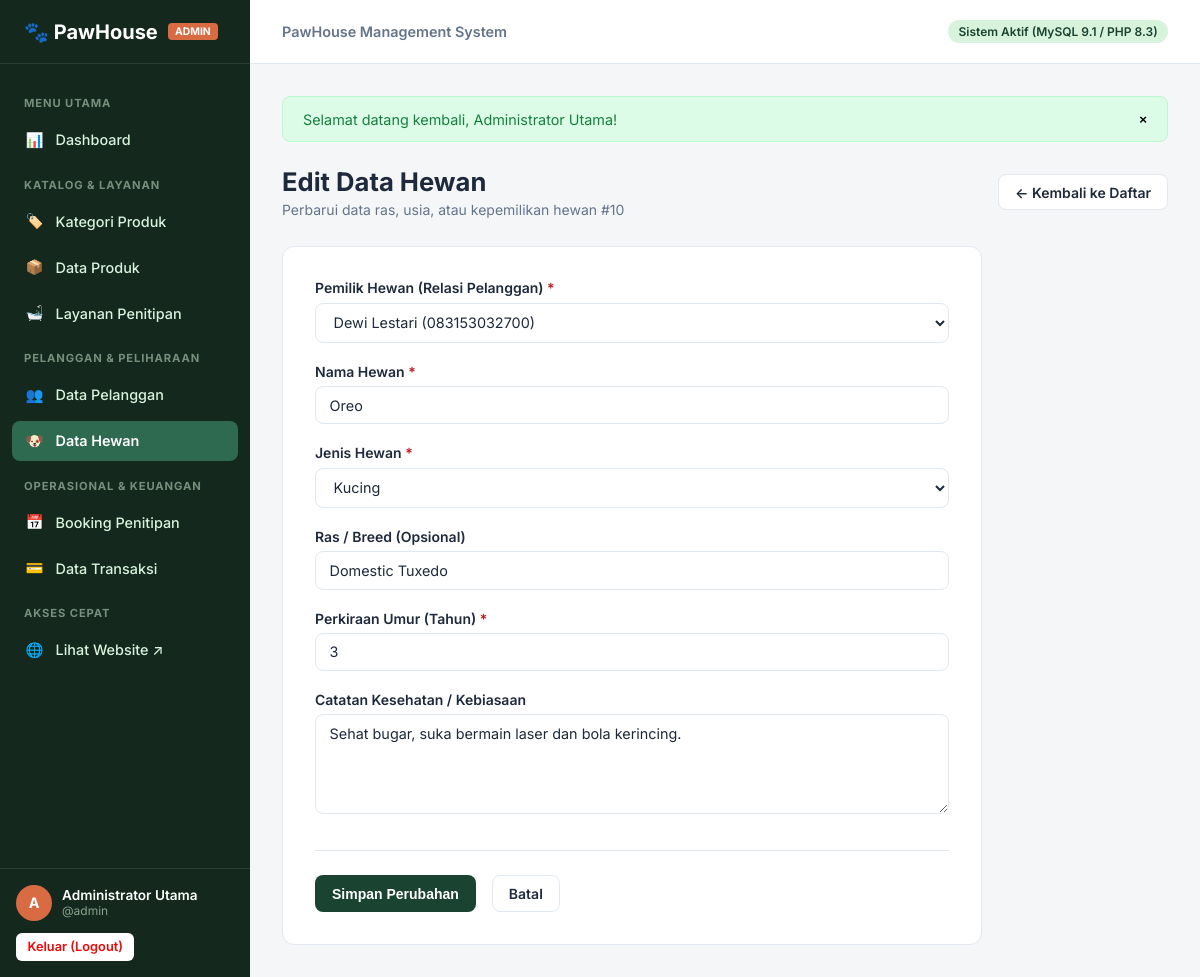
/admin/pets/edit.php?id=10 (signed in), run on the app's committed database.
### tables this page shows
CREATE TABLE `pets` (
  `id` INT AUTO_INCREMENT PRIMARY KEY,
  `customer_id` INT NOT NULL,
  `name` VARCHAR(100) NOT NULL,
  `type` VARCHAR(50) NOT NULL,
  `breed` VARCHAR(100) NULL,
  `age` INT NOT NULL DEFAULT 1,
  `notes` TEXT NULL,
  `created_at` TIMESTAMP DEFAULT CURRENT_TIMESTAMP,
  CONSTRAINT `fk_pets_customer` FOREIGN KEY (`customer_id`) 
    REFERENCES `customers` (`id`) ON UPDATE CASCADE ON DELETE CASCADE
);

CREATE TABLE `customers` (
  `id` INT AUTO_INCREMENT PRIMARY KEY,
  `name` VARCHAR(100) NOT NULL,
  `phone` VARCHAR(20) NOT NULL,
  `email` VARCHAR(100) NULL,
  `address` TEXT NULL,
  `created_at` TIMESTAMP DEFAULT CURRENT_TIMESTAMP
);

### includes/functions.php (called while the page is built, shortened)
<?php
function e(?string $value): string {
    return htmlspecialchars((string)$value, ENT_QUOTES, 'UTF-8');
}

### config/database.php (called while the page is built, shortened)
<?php
function base_url(string $path = ''): string {
    return BASE_URL . ($path ? '/' . ltrim($path, '/') : '');
}

### admin/pets/edit.php (the view, shortened to what this page needs)
<?php
require_once __DIR__ . '/../../config/database.php';
require_once __DIR__ . '/../../includes/functions.php';
$id = filter_input(INPUT_GET, 'id', FILTER_VALIDATE_INT);
$pdo = db();
$stmt = $pdo->prepare("SELECT * FROM pets WHERE id = ?");
$stmt->execute([$id]);
$pet = $stmt->fetch();
$customers = $pdo->query("SELECT id, name, phone FROM customers ORDER BY name ASC")->fetchAll();
require_once __DIR__ . '/../../includes/admin-header.php';
?>
<div class="page-header">
    <div>
        <h1 class="page-title">Edit Data Hewan</h1>
        <p class="page-subtitle">Perbarui data ras, usia, atau kepemilikan hewan #<?= e($pet['id']) ?></p>
    </div>
    <div>
        <a href="<?= base_url('admin/pets/index.php') ?>" class="btn btn-outline">← Kembali ke Daftar</a>
    </div>
</div>
<div class="form-card">
    <form action="<?= base_url('admin/pets/edit.php?id=' . $id) ?>" method="POST">
        <div class="form-group">
            <label for="customer_id" class="form-label">Pemilik Hewan (Relasi Pelanggan) <span class="req">*</span></label>
            <select name="customer_id" id="customer_id" class="form-control" required>
                <?php foreach ($customers as $c): ?>
                    <option value="<?= $c['id'] ?>" <?= (($pet['customer_id'] == $c['id']) || (($_POST['customer_id'] ?? '') == $c['id'])) ? 'selected' : '' ?>>
                        <?= e($c['name']) ?> (<?= e($c['phone']) ?>)
                    </option>
                <?php endforeach; ?>
            </select>
        </div>
        <div class="form-row">
            <div class="form-group">
                <label for="name" class="form-label">Nama Hewan <span class="req">*</span></label>
                <input type="text" name="name" id="name" class="form-control" required value="<?= e($_POST['name'] ?? $pet['name']) ?>">
            </div>
            <div class="form-group">
                <label for="type" class="form-label">Jenis Hewan <span class="req">*</span></label>
                <select name="type" id="type" class="form-control" required>
                    <?php
                        $types = ['Kucing', 'Anjing', 'Kelinci', 'Hamster', 'Lainnya'];
                        $currentType = $_POST['type'] ?? $pet['type'];
                    ?>
                    <?php foreach ($types as $t): ?>
                        <option value="<?= $t ?>" <?= $currentType === $t ? 'selected' : '' ?>><?= $t ?></option>
                    <?php endforeach; ?>
                </select>
            </div>
        </div>
        <div class="form-row">
            <div class="form-group">
                <label for="breed" class="form-label">Ras / Breed (Opsional)</label>
                <input type="text" name="breed" id="breed" class="form-control" value="<?= e($_POST['breed'] ?? $pet['breed']) ?>">
            </div>
            <div class="form-group">
                <label for="age" class="form-label">Perkiraan Umur (Tahun) <span class="req">*</span></label>
                <input type="number" name="age" id="age" class="form-control" min="0" required value="<?= e($_POST['age'] ?? $pet['age']) ?>">
            </div>
        </div>
        <div class="form-group">
            <label for="notes" class="form-label">Catatan Kesehatan / Kebiasaan</label>
            <textarea name="notes" id="notes" class="form-control"><?= e($_POST['notes'] ?? $pet['notes']) ?></textarea>
        </div>
        <div class="form-actions">
            <button type="submit" class="btn btn-primary">Simpan Perubahan</button>
            <a href="<?= base_url('admin/pets/index.php') ?>" class="btn btn-outline">Batal</a>
        </div>
    </form>
</div>
<?php require_once __DIR__ . '/../../includes/admin-footer.php'; ?>

### assets/css/admin.css (style rules this page uses)
:root { --admin-sidebar-bg: #14281D; --admin-sidebar-hover: #1E3F2E; --admin-sidebar-active: #2D6A4F; --admin-sidebar-text: #D8F3DC; --color-primary: #1B4332; --color-primary-light: #2D6A4F; --color-accent: #D96B43; --color-accent-hover: #BF5730; --admin-bg: #F4F6F8; --admin-surface: #FFFFFF; --admin-border: #E2E8F0; --admin-text: #1E293B; --admin-text-muted: #64748B; --color-success: #15803D; --color-success-bg: #DCFCE7; --color-warning: #B45309; --color-warning-bg: #FEF3C7; --color-danger: #B91C1C; --color-danger-bg: #FEE2E2; --color-info: #0369A1; --color-info-bg: #E0F2FE; --sidebar-width: 250px; --header-height: 64px; --radius-sm: 6px; --radius-md: 8px; --radius-lg: 12px; --shadow-sm: 0 1px 2px 0 rgba(0, 0, 0, 0.05); --shadow-md: 0 4px 6px -1px rgba(0, 0, 0, 0.1), 0 2px 4px -1px rgba(0, 0, 0, 0.06); }
*, *::before, *::after { box-sizing: border-box; margin: 0; padding: 0; }
body { font-family: 'Inter', -apple-system, BlinkMacSystemFont, 'Segoe UI', Roboto, sans-serif; color: var(--admin-text); background: var(--admin-bg); min-height: 100vh; display: flex; }
.page-header { display: flex; justify-content: space-between; align-items: center; margin-bottom: 1.75rem; flex-wrap: wrap; gap: 1rem; }
.page-title { font-size: 1.6rem; font-weight: 700; color: var(--admin-text); }
.page-subtitle { font-size: 0.875rem; color: var(--admin-text-muted); margin-top: 0.25rem; }
.btn { display: inline-flex; align-items: center; justify-content: center; gap: 6px; padding: 0.55rem 1rem; font-size: 0.875rem; font-weight: 600; border-radius: var(--radius-md); border: 1px solid transparent; cursor: pointer; text-decoration: none; transition: all 0.15s ease; }
.btn-primary { background: var(--color-primary); color: #FFFFFF; }
.btn-outline { background: #FFFFFF; border-color: var(--admin-border); color: var(--admin-text); }
.form-card { background: var(--admin-surface); border: 1px solid var(--admin-border); border-radius: var(--radius-lg); padding: 2rem; max-width: 700px; }
.form-group { margin-bottom: 1.25rem; }
.form-label { display: block; font-size: 0.875rem; font-weight: 600; margin-bottom: 0.4rem; color: var(--admin-text); }
.form-label .req { color: var(--color-danger); }
.form-control { width: 100%; padding: 0.6rem 0.85rem; font-size: 0.9rem; font-family: inherit; border: 1px solid var(--admin-border); border-radius: var(--radius-md); background: #FFFFFF; color: var(--admin-text); }
textarea.form-control { resize: vertical; min-height: 100px; }
.form-actions { display: flex; gap: 1rem; margin-top: 2rem; padding-top: 1.5rem; border-top: 1px solid var(--admin-border); }

### data on the page
pets: id "10", customer_id "Dewi Lestari (083153032700)", name "Oreo", type "Kucing", breed "Domestic Tuxedo", age "3", notes "Sehat bugar, suka bermain laser dan bola kerincing."

### other printed values
$currentAdmin['role'] "ADMIN"
substr($currentAdmin['name'] ?? 'A', 0, 1) "A"
$currentAdmin['name'] "Administrator Utama"
$currentAdmin['username'] "admin"
$flash['message'] "Selamat datang kembali, Administrator Utama!"
